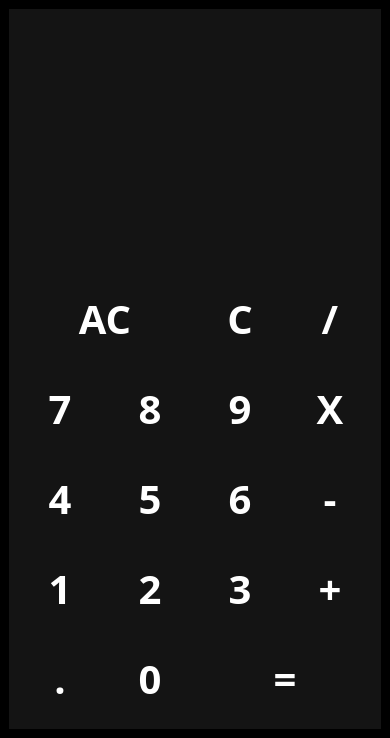
<?xml version="1.0" encoding="UTF-8"?>
<ui version="4.0">
 <class>MainWindow</class>
 <widget class="QMainWindow" name="MainWindow">
  <property name="styleSheet">
   <string notr="true">*{
border: non;
background-color:rgb(0, 0, 0);
background: rgb(20, 20, 20);
padding: 0;
margin:0;
color:#fff;
}
#centralwidget{
background-color: rgb(0, 0, 0);
}
#centralwidget QPushButton:hover {
background-color: rgb(0, 112, 172);
}</string>
  </property>
  <widget class="QWidget" name="centralwidget">
   <layout class="QGridLayout" name="gridLayout_2">
    <item row="0" column="0">
     <widget class="QFrame" name="frame_7">
      <property name="frameShape">
       <enum>QFrame::StyledPanel</enum>
      </property>
      <property name="frameShadow">
       <enum>QFrame::Raised</enum>
      </property>
      <layout class="QGridLayout" name="gridLayout">
       <item row="7" column="1">
        <widget class="QPushButton" name="btn1">
         <property name="sizePolicy">
          <sizepolicy hsizetype="Maximum" vsizetype="Maximum">
           <horstretch>0</horstretch>
           <verstretch>0</verstretch>
          </sizepolicy>
         </property>
         <property name="minimumSize">
          <size>
           <width>84</width>
           <height>84</height>
          </size>
         </property>
         <property name="font">
          <font>
           <family>Arial Black</family>
           <pointsize>30</pointsize>
           <weight>75</weight>
           <bold>true</bold>
           <stylestrategy>PreferDefault</stylestrategy>
          </font>
         </property>
         <property name="text">
          <string>1</string>
         </property>
        </widget>
       </item>
       <item row="8" column="2">
        <widget class="QPushButton" name="btn0">
         <property name="sizePolicy">
          <sizepolicy hsizetype="Maximum" vsizetype="Maximum">
           <horstretch>0</horstretch>
           <verstretch>0</verstretch>
          </sizepolicy>
         </property>
         <property name="minimumSize">
          <size>
           <width>84</width>
           <height>84</height>
          </size>
         </property>
         <property name="font">
          <font>
           <family>Arial Black</family>
           <pointsize>30</pointsize>
           <weight>75</weight>
           <bold>true</bold>
           <stylestrategy>PreferDefault</stylestrategy>
          </font>
         </property>
         <property name="text">
          <string>0</string>
         </property>
        </widget>
       </item>
       <item row="5" column="3">
        <widget class="QPushButton" name="btn9">
         <property name="sizePolicy">
          <sizepolicy hsizetype="Maximum" vsizetype="Maximum">
           <horstretch>0</horstretch>
           <verstretch>0</verstretch>
          </sizepolicy>
         </property>
         <property name="minimumSize">
          <size>
           <width>84</width>
           <height>84</height>
          </size>
         </property>
         <property name="font">
          <font>
           <family>Arial Black</family>
           <pointsize>30</pointsize>
           <weight>75</weight>
           <bold>true</bold>
           <stylestrategy>PreferDefault</stylestrategy>
          </font>
         </property>
         <property name="text">
          <string>9</string>
         </property>
        </widget>
       </item>
       <item row="6" column="3">
        <widget class="QPushButton" name="btn6">
         <property name="sizePolicy">
          <sizepolicy hsizetype="Maximum" vsizetype="Maximum">
           <horstretch>0</horstretch>
           <verstretch>0</verstretch>
          </sizepolicy>
         </property>
         <property name="minimumSize">
          <size>
           <width>84</width>
           <height>84</height>
          </size>
         </property>
         <property name="font">
          <font>
           <family>Arial Black</family>
           <pointsize>30</pointsize>
           <weight>75</weight>
           <bold>true</bold>
           <stylestrategy>PreferDefault</stylestrategy>
          </font>
         </property>
         <property name="text">
          <string>6</string>
         </property>
        </widget>
       </item>
       <item row="7" column="3">
        <widget class="QPushButton" name="btn3">
         <property name="sizePolicy">
          <sizepolicy hsizetype="Maximum" vsizetype="Maximum">
           <horstretch>0</horstretch>
           <verstretch>0</verstretch>
          </sizepolicy>
         </property>
         <property name="minimumSize">
          <size>
           <width>84</width>
           <height>84</height>
          </size>
         </property>
         <property name="font">
          <font>
           <family>Arial Black</family>
           <pointsize>30</pointsize>
           <weight>75</weight>
           <bold>true</bold>
           <stylestrategy>PreferDefault</stylestrategy>
          </font>
         </property>
         <property name="text">
          <string>3</string>
         </property>
        </widget>
       </item>
       <item row="8" column="1">
        <widget class="QPushButton" name="btnPoint">
         <property name="sizePolicy">
          <sizepolicy hsizetype="Maximum" vsizetype="Maximum">
           <horstretch>0</horstretch>
           <verstretch>0</verstretch>
          </sizepolicy>
         </property>
         <property name="minimumSize">
          <size>
           <width>84</width>
           <height>84</height>
          </size>
         </property>
         <property name="font">
          <font>
           <family>Arial Black</family>
           <pointsize>30</pointsize>
           <weight>75</weight>
           <bold>true</bold>
           <stylestrategy>PreferDefault</stylestrategy>
          </font>
         </property>
         <property name="text">
          <string>.</string>
         </property>
        </widget>
       </item>
       <item row="5" column="2">
        <widget class="QPushButton" name="btn8">
         <property name="sizePolicy">
          <sizepolicy hsizetype="Maximum" vsizetype="Maximum">
           <horstretch>0</horstretch>
           <verstretch>0</verstretch>
          </sizepolicy>
         </property>
         <property name="minimumSize">
          <size>
           <width>84</width>
           <height>84</height>
          </size>
         </property>
         <property name="font">
          <font>
           <family>Arial Black</family>
           <pointsize>30</pointsize>
           <weight>75</weight>
           <bold>true</bold>
           <stylestrategy>PreferDefault</stylestrategy>
          </font>
         </property>
         <property name="text">
          <string>8</string>
         </property>
        </widget>
       </item>
       <item row="6" column="2">
        <widget class="QPushButton" name="btn5">
         <property name="sizePolicy">
          <sizepolicy hsizetype="Maximum" vsizetype="Maximum">
           <horstretch>0</horstretch>
           <verstretch>0</verstretch>
          </sizepolicy>
         </property>
         <property name="minimumSize">
          <size>
           <width>84</width>
           <height>84</height>
          </size>
         </property>
         <property name="font">
          <font>
           <family>Arial Black</family>
           <pointsize>30</pointsize>
           <weight>75</weight>
           <bold>true</bold>
           <stylestrategy>PreferDefault</stylestrategy>
          </font>
         </property>
         <property name="text">
          <string>5</string>
         </property>
        </widget>
       </item>
       <item row="6" column="1">
        <widget class="QPushButton" name="btn4">
         <property name="sizePolicy">
          <sizepolicy hsizetype="Maximum" vsizetype="Maximum">
           <horstretch>0</horstretch>
           <verstretch>0</verstretch>
          </sizepolicy>
         </property>
         <property name="minimumSize">
          <size>
           <width>84</width>
           <height>84</height>
          </size>
         </property>
         <property name="font">
          <font>
           <family>Arial Black</family>
           <pointsize>30</pointsize>
           <weight>75</weight>
           <bold>true</bold>
           <stylestrategy>PreferDefault</stylestrategy>
          </font>
         </property>
         <property name="text">
          <string>4</string>
         </property>
        </widget>
       </item>
       <item row="2" column="1" colspan="4">
        <widget class="QLabel" name="calcLabel">
         <property name="font">
          <font>
           <family>Arial Black</family>
           <pointsize>30</pointsize>
           <weight>75</weight>
           <bold>true</bold>
          </font>
         </property>
         <property name="layoutDirection">
          <enum>Qt::RightToLeft</enum>
         </property>
         <property name="text">
          <string/>
         </property>
         <property name="alignment">
          <set>Qt::AlignRight|Qt::AlignTrailing|Qt::AlignVCenter</set>
         </property>
         <property name="margin">
          <number>10</number>
         </property>
        </widget>
       </item>
       <item row="5" column="1">
        <widget class="QPushButton" name="btn7">
         <property name="sizePolicy">
          <sizepolicy hsizetype="Maximum" vsizetype="Maximum">
           <horstretch>0</horstretch>
           <verstretch>0</verstretch>
          </sizepolicy>
         </property>
         <property name="minimumSize">
          <size>
           <width>84</width>
           <height>84</height>
          </size>
         </property>
         <property name="font">
          <font>
           <family>Arial Black</family>
           <pointsize>30</pointsize>
           <weight>75</weight>
           <bold>true</bold>
           <stylestrategy>PreferDefault</stylestrategy>
          </font>
         </property>
         <property name="text">
          <string>7</string>
         </property>
        </widget>
       </item>
       <item row="7" column="2">
        <widget class="QPushButton" name="btn2">
         <property name="sizePolicy">
          <sizepolicy hsizetype="Maximum" vsizetype="Maximum">
           <horstretch>0</horstretch>
           <verstretch>0</verstretch>
          </sizepolicy>
         </property>
         <property name="minimumSize">
          <size>
           <width>84</width>
           <height>84</height>
          </size>
         </property>
         <property name="font">
          <font>
           <family>Arial Black</family>
           <pointsize>30</pointsize>
           <weight>75</weight>
           <bold>true</bold>
           <stylestrategy>PreferDefault</stylestrategy>
          </font>
         </property>
         <property name="text">
          <string>2</string>
         </property>
        </widget>
       </item>
       <item row="1" column="1" colspan="4">
        <widget class="QTextEdit" name="textEdit_HC">
         <property name="font">
          <font>
           <family>Agency FB</family>
           <pointsize>35</pointsize>
           <weight>50</weight>
           <bold>false</bold>
          </font>
         </property>
         <property name="frameShape">
          <enum>QFrame::NoFrame</enum>
         </property>
         <property name="readOnly">
          <bool>true</bool>
         </property>
         <property name="textInteractionFlags">
          <set>Qt::NoTextInteraction</set>
         </property>
        </widget>
       </item>
       <item row="7" column="4">
        <widget class="QPushButton" name="btnAdd">
         <property name="minimumSize">
          <size>
           <width>84</width>
           <height>84</height>
          </size>
         </property>
         <property name="font">
          <font>
           <family>Arial Black</family>
           <pointsize>30</pointsize>
           <weight>75</weight>
           <bold>true</bold>
           <stylestrategy>PreferDefault</stylestrategy>
          </font>
         </property>
         <property name="text">
          <string>+</string>
         </property>
        </widget>
       </item>
       <item row="6" column="4">
        <widget class="QPushButton" name="btnSubtract">
         <property name="sizePolicy">
          <sizepolicy hsizetype="Maximum" vsizetype="Maximum">
           <horstretch>0</horstretch>
           <verstretch>0</verstretch>
          </sizepolicy>
         </property>
         <property name="minimumSize">
          <size>
           <width>84</width>
           <height>84</height>
          </size>
         </property>
         <property name="font">
          <font>
           <family>Arial Black</family>
           <pointsize>30</pointsize>
           <weight>75</weight>
           <bold>true</bold>
           <stylestrategy>PreferDefault</stylestrategy>
          </font>
         </property>
         <property name="text">
          <string>-</string>
         </property>
        </widget>
       </item>
       <item row="5" column="4">
        <widget class="QPushButton" name="btnMultiply">
         <property name="sizePolicy">
          <sizepolicy hsizetype="Maximum" vsizetype="Maximum">
           <horstretch>0</horstretch>
           <verstretch>0</verstretch>
          </sizepolicy>
         </property>
         <property name="minimumSize">
          <size>
           <width>84</width>
           <height>84</height>
          </size>
         </property>
         <property name="font">
          <font>
           <family>Arial Black</family>
           <pointsize>30</pointsize>
           <weight>75</weight>
           <bold>true</bold>
           <stylestrategy>PreferDefault</stylestrategy>
          </font>
         </property>
         <property name="text">
          <string>X</string>
         </property>
        </widget>
       </item>
       <item row="4" column="4">
        <widget class="QPushButton" name="btnDivide">
         <property name="sizePolicy">
          <sizepolicy hsizetype="Maximum" vsizetype="Maximum">
           <horstretch>0</horstretch>
           <verstretch>0</verstretch>
          </sizepolicy>
         </property>
         <property name="minimumSize">
          <size>
           <width>84</width>
           <height>84</height>
          </size>
         </property>
         <property name="font">
          <font>
           <family>Arial Black</family>
           <pointsize>30</pointsize>
           <weight>75</weight>
           <bold>true</bold>
           <stylestrategy>PreferDefault</stylestrategy>
          </font>
         </property>
         <property name="text">
          <string>/</string>
         </property>
        </widget>
       </item>
       <item row="8" column="3" colspan="2">
        <widget class="QPushButton" name="btnEvaluate">
         <property name="minimumSize">
          <size>
           <width>84</width>
           <height>84</height>
          </size>
         </property>
         <property name="font">
          <font>
           <family>Arial Black</family>
           <pointsize>30</pointsize>
           <weight>75</weight>
           <bold>true</bold>
           <stylestrategy>PreferDefault</stylestrategy>
          </font>
         </property>
         <property name="text">
          <string>=</string>
         </property>
        </widget>
       </item>
       <item row="4" column="3">
        <widget class="QPushButton" name="btnC">
         <property name="sizePolicy">
          <sizepolicy hsizetype="Maximum" vsizetype="Maximum">
           <horstretch>0</horstretch>
           <verstretch>0</verstretch>
          </sizepolicy>
         </property>
         <property name="minimumSize">
          <size>
           <width>84</width>
           <height>84</height>
          </size>
         </property>
         <property name="font">
          <font>
           <family>Arial Black</family>
           <pointsize>30</pointsize>
           <weight>75</weight>
           <bold>true</bold>
           <stylestrategy>PreferDefault</stylestrategy>
          </font>
         </property>
         <property name="text">
          <string>C</string>
         </property>
        </widget>
       </item>
       <item row="4" column="1" colspan="2">
        <widget class="QPushButton" name="btnAC">
         <property name="sizePolicy">
          <sizepolicy hsizetype="Minimum" vsizetype="Fixed">
           <horstretch>0</horstretch>
           <verstretch>0</verstretch>
          </sizepolicy>
         </property>
         <property name="minimumSize">
          <size>
           <width>84</width>
           <height>84</height>
          </size>
         </property>
         <property name="font">
          <font>
           <family>Arial Black</family>
           <pointsize>30</pointsize>
           <weight>75</weight>
           <bold>true</bold>
           <stylestrategy>PreferDefault</stylestrategy>
          </font>
         </property>
         <property name="text">
          <string>AC</string>
         </property>
        </widget>
       </item>
      </layout>
     </widget>
    </item>
   </layout>
  </widget>
 </widget>
 <resources/>
 <connections/>
</ui>
